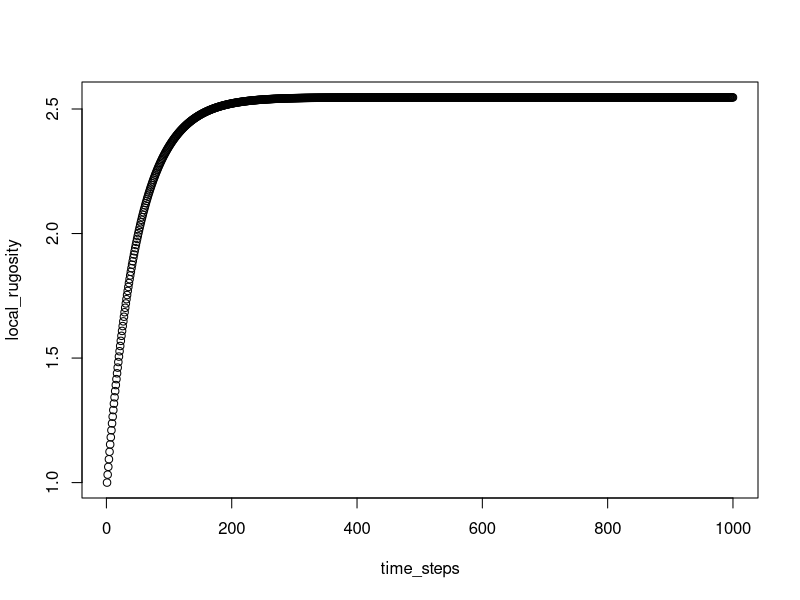
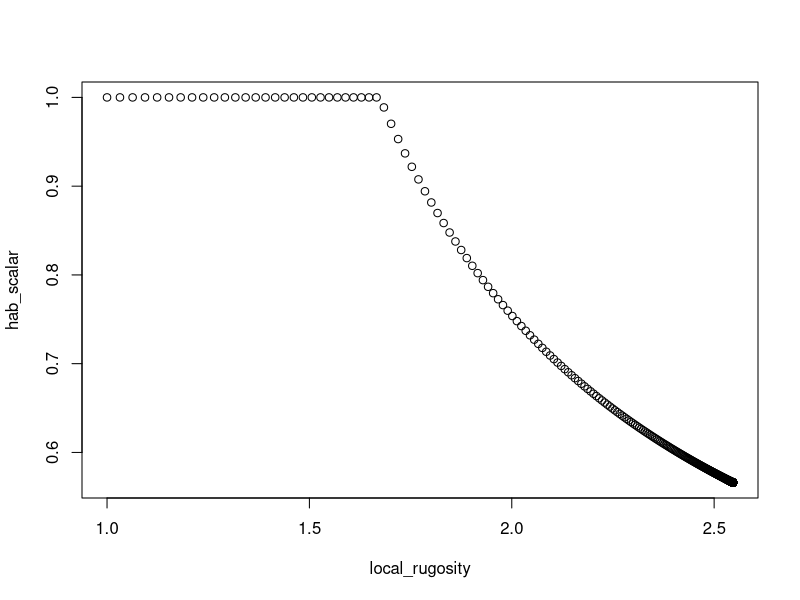
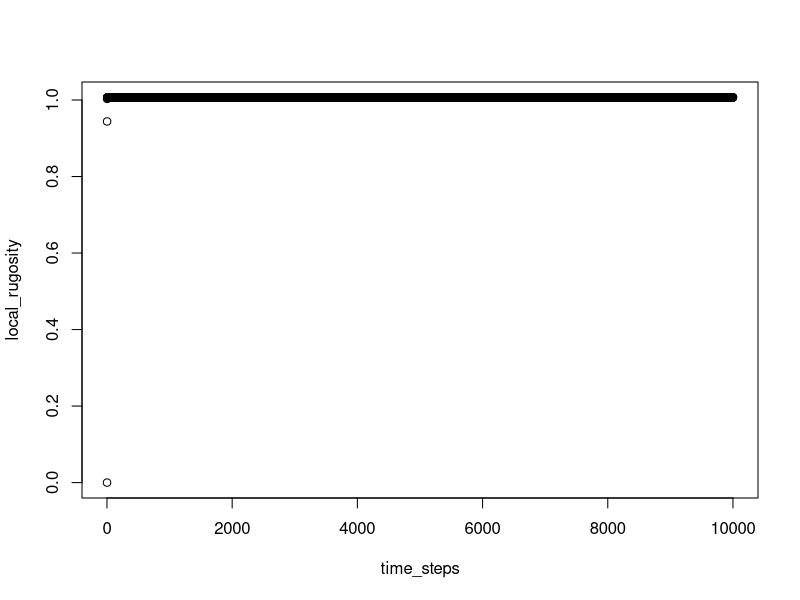

Here is the R script that generated these plots, in order:
# script to test the effect of rugosity
# from atcoral.c routine Calculate_Rugosity(), method Bozec


# this would basically be looped over all coral species. All coral species contribute to both pa_reef and sa_reef. 
# And all sponges too now, in different ways as parameterized

# one loop iteration, i.e. one species, looks like such 

colony_diam <- c(10, 20, 40) # cm, cohort-specific average diameter of a colony of a species
max_diam <- max(colony_diam) # m, max diameter for a colony of a species. This is calculated in atbiolsetup.c and it corresponds to the largest cohort-specific diameter for a given species
mean_diam <- mean(colony_diam)
small_num <- 0.000001 # to prevent dividing by 0 later on
cover <- 1 # proportional cover of this particular species in the current box
KH <- 0.1 # constant to obtain coral height, species-specific for coral groups IT DOES NOT MAKE ANY SENSE
rugosity_const <- 1 # 0.88 in Bozec et al. (2015)

# get areas 

# pa_reef <- cover * max_diam ## this is the original Atlantis code. As this sh9uld be a planar area occupied by the species in the 
# box, not sure about this notation. Conceptually it works, the bigger and the more the better, but as of scaling the paraboloid 
# surface areas later on it does not seem to do a great job

pa_reef <- cover * pi * (mean_diam/2)^2 # planar area reef (flat) THIS IS ONE OF THE ISSUES: this is no area this way, 
# and turning into the area of the circle has its own host of issues:
# we have to assume one diameter fits all, and this then has to go and divide surface areas of paraboloids of different diameter
# It might though be one step forward, but not good either as it does not account how much of each cohort we have actually in the box, 
# which is ultimately what makes the difference in terms of refuge space. 
# being able to do this calculation for each cohort and scale it to their cover may help ## check ##

sa_reef_vector <- rep(NA, length(colony_diam)) # surface area reef (relief)

# for diagnostics

s1v <- rep(NA, length(colony_diam))
s2v <- rep(NA, length(colony_diam))
s3v <- rep(NA, length(colony_diam))

for (i in 1:length(colony_diam)) { # this equates the number of cohorts
  
  colony_height <- colony_diam[i] * KH
  
  cdiam <- colony_diam[i]
  
  if (cdiam > max_diam * cover) { # this is where the cover of the group limits the paraboloid's area. I'm not convinced. Why not scale that by the cover?
    cdiam <- max_diam * cover
  }
  
  # sa_reef_vector[i] <- 8*pi/3 * (((colony_diam[i]^2) / 16 * colony_height)^2) * (((((16*colony_height*colony_height)/(colony_diam^2))+1)^0.66)-1) # this is Bozec's equation
  
  step1 <- cdiam^2 / (16.0 * colony_height)
  step2 <- (((16.0 * colony_height^2 / cdiam^2) + 1.0)^0.66) - 1
  step3 <- (8.0 * 3.141592654 / 3.0) * step1 * step1 * step2
  sa_reef_vector[i] <- step3 # elements of this vector are paraboloid surface areas
  
  # diagnostics
  s1v[i] <- step1
  s2v[i] <- step2
  s3v[i] <- step3
  
}

sa_reef <- sum(sa_reef_vector) # sum of all the paraboloid areas

# Get reef index (surface-area-index)

reef_index <- sa_reef / ((pa_reef + small_num) * length(colony_diam)) # this is equivalent of finding reef index for each and then taking mean

# Final rugosity relationship from reef_index - note will be directly setting the rugosity not handling it as a flux

ans <- rugosity_const * reef_index

ans 

# rugosity has to be 1 > ans > 5

# update 25/06/2018. Overall this model does not make any distinction between coral morphologies.
# We may evaluate if this really has any advantage over simpler models that treat 3D structures implicitly, as one
# thing I have learned from the 3D work is that small scale does matter, unfortunately


################################################################
################################################################
# Blackwood's model

# parameters

rugosity_inc <-  0.03 # this is a parameter in .prm, it is species-specific and it will depend on the time step. the more rugose, the higher
max_rugosity <- 3
min_rugosity <- 1
cover <- 0.56 # this is box-specific, species-specific and cohort-specific if I understand the function right
rug_erode <- 0.01
unbleached <- 0.95

# start from non-sheltering, i.e. massive. Needs some iterations to get to regime

time_steps <- 1:1000
local_rugosity <- rep(1, length(time_steps)) # this starts from 0, let's run some simulations


for (ts in 1:(length(time_steps)-1)) { # this must be looped across species. In theory the fact that it is weighted by the cover should guarantee it does not overshoot
  
  rug_growth <- rugosity_inc * (cover * unbleached) * (max_rugosity - local_rugosity[ts]) # this is modification as code seems wrong
  # this means that at each time step only live corals 
  
  # original would be: rug_growth <- rugosity_inc * unbleached * (max_rugosity - LocalRugosity) # but this fails to account for coral cover to my understanding
  
  rug_erosion <- rug_erode * (1.0 - cover * unbleached) * (local_rugosity[ts] - min_rugosity) # 
  
  # orignial here would have been: CRN_rug_erode <- CRN_rug_erode * (1.0 - bleached) * (LocalRugosity - min_rugosity) 
  # but this agains does not account for cover, and in fact has the opposite effect of scaling the erosion by the amount of live corals
  # Basically the issue in the code comes down to the proportions of bleached and unbleached corals not pointing to the amount of corals
  # note that the term (1 - C * unbleached) is meant to account for the coral cover, in that the more corals the less the effects of bioerosion
  # on rugosity will be, whereas for a very low cover we will have troubles with bioerosion
  
  # expand with sponges
  # rug_erosion <- rug_erode * (1.0 - cover * unbleached) * (local_rugosity[ts] - min_rugosity)
  
  delta_rug <- rug_growth - rug_erosion # this is the rugosity increase
  
  local_rugosity[ts+1] <- delta_rug + local_rugosity[ts] # this will need to be looped across all species as they all should contribute to rugosity!! 
  # Drawback o this method is that it does not really account for cohorts and their different contributions
  # Also how to calibrate sponges? rug_increase makes a difference for the max attainable growth too.
}


plot(time_steps, local_rugosity)

# this needs to be expanded with sponge bioerosion and it needs testing (follow rugosity tracer) 

# if we expand with dynamic tie to coral cover and to boring sponge abundance we may have a decent model but still takes testing





# refuge bit, to understand what happens here

RugCover_Coefft <- 1.4613
RugCover_Const <- 0.0475
RugCover_Cap <- 1 # watch these parameters, we may want to cap it to 1 for 0 cover, i.e. no refuge at all.
RugCover_scalar <- 0.8 # this is species-specific FOR FISH and it depends on how much a species DISLIKES rugosity as a refuge

step1 <- RugCover_Coefft * log(local_rugosity) + RugCover_Const

hab_scalar <- rep(NA, length(local_rugosity)) # this is called hab_scalar in atdemography.c and refuge_status in atvertprocesses

for (i in 1:length(local_rugosity)) {
  hab_scalar[i] = min(RugCover_Cap, RugCover_scalar / step1[i])
}

plot(local_rugosity, hab_scalar)

# test for rugosity between 1 and 5





#######################################################################################################
# Blackwood's model. Expanded with bit on bioerosion, from sponges and grazers as main borers. Is this accurate?
# also what are the grazers? Fish and urchins, how to tease apart? May be too specific but let us try.

# parameters

rugosity_inc <-  0.003 # this is a parameter in .prm, it is species-specific and it will depend on the time step. the more rugose, the higher
max_rugosity <- 5
min_rugosity <- 1
cover <- 0.56 # this is box-specific, species-specific and cohort-specific if I understand the function right
rug_erode <- 0.000063	
unbleached <- 0.95

# erosion parameters
rug_erode_sponge <- 0.001 
rug_erode_grazer <- 0.002 # "mainly scarid fish" (Tribollet 2005)
cover_sponge <- 0.01
grazer_abundance <- 1000 # this would be in mg N m-2 in the current box, i.e. biomass of grazer per unit area BUT: this way not comparable!

# start from non-sheltering, i.e. massive. Needs some iterations to get to regime

time_steps <- 1:10000
local_rugosity <- rep(0, length(time_steps)) # this starts from 0, let's run some simulations


for (ts in 1:(length(time_steps)-1)) { # this must be looped across species. In theory the fact that it is weighted by the cover should guarantee it does not overshoot
  
  rug_growth <- rugosity_inc * (cover * unbleached) * (max_rugosity - local_rugosity[ts]) # this is modification as code seems wrong
  # this means that at each time step only live corals 
  
  # original would be: rug_growth <- rugosity_inc * unbleached * (max_rugosity - LocalRugosity) # but this fails to account for coral cover to my understanding
  
  rug_erosion_sponge <- rug_erode_sponge * cover_sponge * (1.0 - cover * unbleached) * (local_rugosity[ts] - min_rugosity) # 
  rug_erosion_graze <- rug_erode_grazer * grazer_abundance * (1.0 - cover * unbleached) * (local_rugosity[ts] - min_rugosity)
  rug_erosion <- rug_erosion_sponge + rug_erosion_graze
  
  delta_rug <- rug_growth - rug_erosion # this is the rugosity increase
  
  local_rugosity[ts+1] <- delta_rug + local_rugosity[ts] # this will need to be looped across all species as they all should contribute to rugosity!! 
  # Drawback o this method is that it does not really account for cohorts and their different contributions
  # Also how to calibrate sponges? rug_increase makes a difference for the max attainable growth too.
}


plot(time_steps, local_rugosity)


